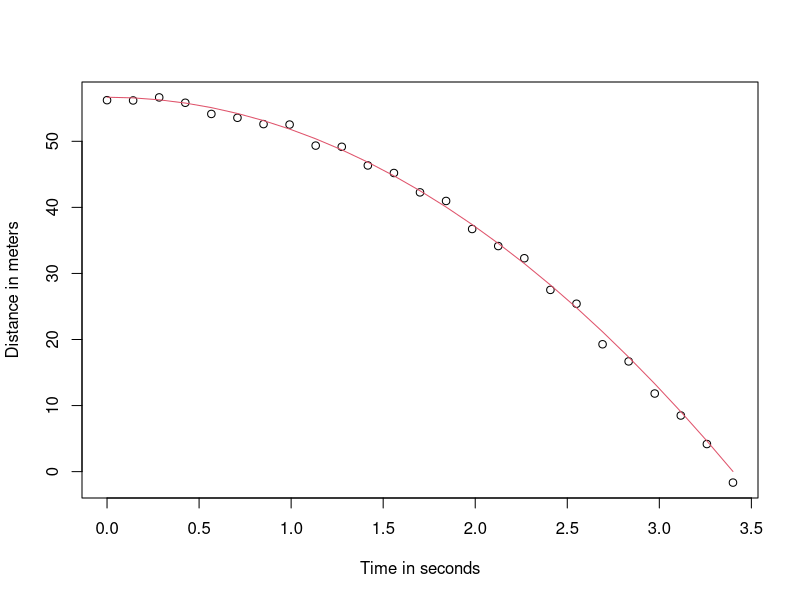

The R source for this figure: (Note: this script raises an error after producing the figure.)
## ---- chunk 1
g <- 9.8 ##meters per second
n <- 25
tt <- seq(0,3.4,len=n) ##time in secs, t is a base function
f <- 56.67  - 0.5*g*tt^2
y <-  f + rnorm(n,sd=1)
plot(tt,y,ylab="Distance in meters",xlab="Time in seconds")
lines(tt,f,col=2)
## ---- chunk 2
tt2 <-tt^2
fit <- lm(y~tt+tt2)
summary(fit)$coef
## ---- chunk 3
data(father.son,package="UsingR")
x=father.son$fheight
y=father.son$sheight
X <- cbind(1,x)
thetahat <- solve( t(X) %*% X ) %*% t(X) %*% y
###or
thetahat <- solve( crossprod(X) ) %*% crossprod( X, y )

## ---- chunk 4
newx <- seq(min(x),max(x),len=100)
X <- cbind(1,newx)
fitted <- X%*%thetahat
plot(x,y,xlab="Father's height",ylab="Son's height")
lines(newx,fitted,col=2)
